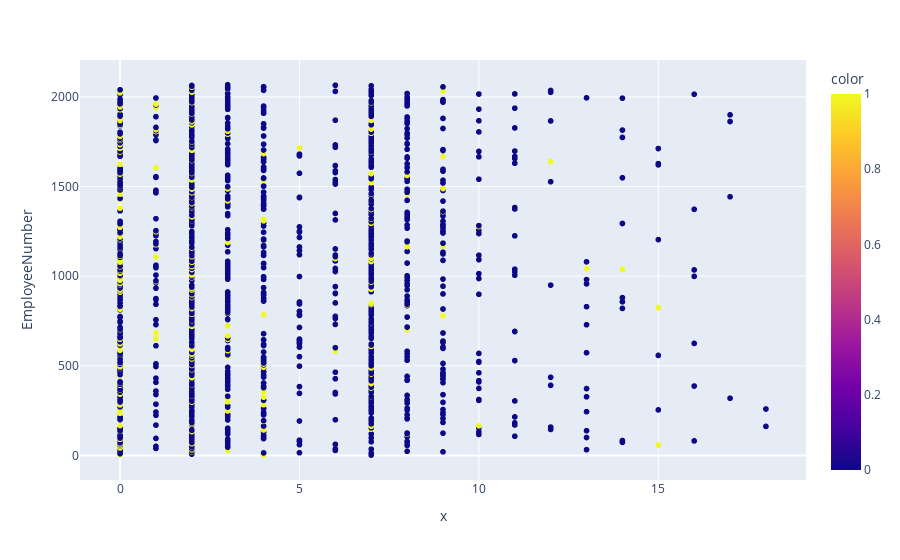

This figure's notebook cell:
### Code cell
fig = px.scatter(y,x["YearsInCurrentRole"], color=y)

fig.show()
## Wie lange eine Person in einer Rolle ist, muss mit der Dauer in dem Unternehmen verrechnet werden 

## Kann man vllt die intrinsische Motivation eines Mitarbeiters messen, also ob er karriere machen möchte oder nicht

### Figure 1 — Plotly figure (JSON) as saved in the notebook; plotly's stock layout.template omitted (floating-point values rounded to 4 significant figures; data arrays with more than 128 entries replaced by an {"elided": "..."} marker saying what was removed)
{"data": [{"hovertemplate": "x=%{x}<br>EmployeeNumber=%{y}<br>color=%{marker.color}<extra></extra>", "legendgroup": "", "marker": {"color": {"elided": "1470 int values"}, "coloraxis": "coloraxis", "symbol": "circle"}, "mode": "markers", "name": "", "showlegend": false, "type": "scattergl", "x": {"elided": "1470 int values"}, "xaxis": "x", "y": {"elided": "1470 int values"}, "yaxis": "y"}], "layout": {"coloraxis": {"colorbar": {"title": {"text": "color"}}, "colorscale": [[0, "#0d0887"], [0.1111, "#46039f"], [0.2222, "#7201a8"], [0.3333, "#9c179e"], [0.4444, "#bd3786"], [0.5556, "#d8576b"], [0.6667, "#ed7953"], [0.7778, "#fb9f3a"], [0.8889, "#fdca26"], [1, "#f0f921"]]}, "legend": {"tracegroupgap": 0}, "margin": {"t": 60}, "xaxis": {"anchor": "y", "domain": [0, 1], "title": {"text": "x"}}, "yaxis": {"anchor": "x", "domain": [0, 1], "title": {"text": "EmployeeNumber"}}}}
